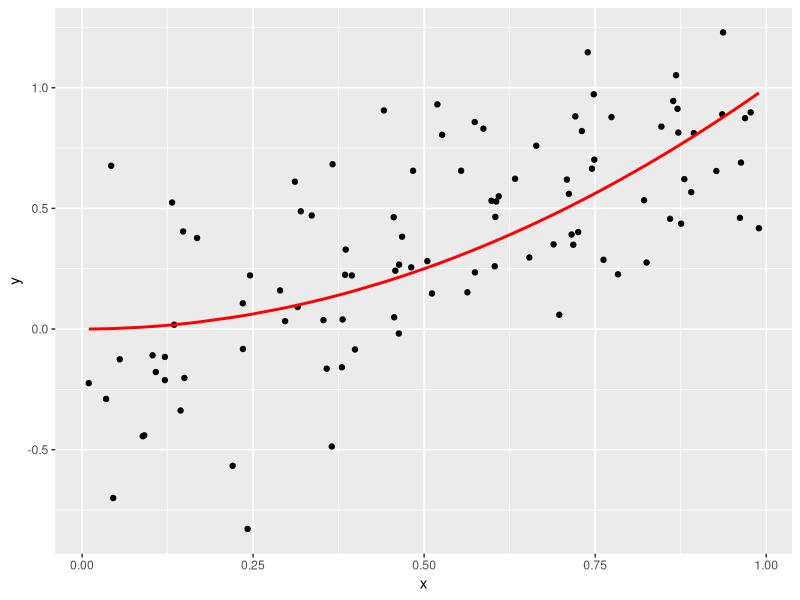
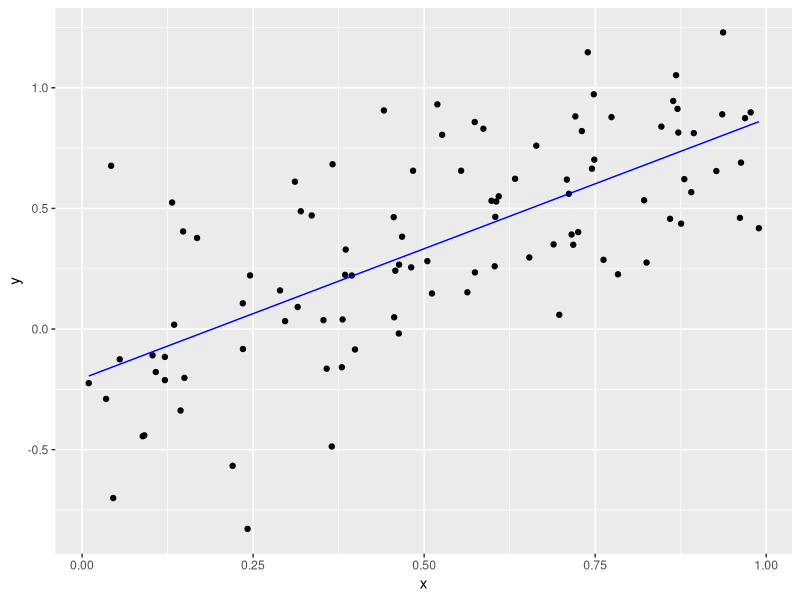

R code for these plots, in order: (Note: a time limit stopped this script after it produced the figures.)
# Setup -------------------------------------------------------------------
library(tidyverse)
library(broom)

# Let these be:
# -true function f(x) for a one-dimensional predictor x
# -the standard deviation of the true epsilon i.e. the noise
f <- function(x) {
  x^2
}
sigma <- 0.3

# This function generates a random sample. Random in terms of both
# -the predictor x
# -the amount of noise eps
generate_sample <- function(f, n_sim, sigma) {
  data_frame(
    x = runif(n = n_sim, min = 0, max = 1),
    f_x = f(x),
    eps = rnorm(n = n_sim, mean = 0, sd = sigma),
    y = f_x + eps
  )
}



# Generate Training Data via Sampling -------------------------------------
train_data <- generate_sample(f, n_sim = 100, sigma = sigma)

# The true model f(x) is in red. We observe points (x,y). Here we are pretending
# to know the exact break down of y into f(x) and eps
ggplot(train_data, aes(x=x)) +
  geom_point(aes(y=y)) +
  geom_line(aes(y=f_x), col="red", size=1)

# In a realistic situation, we only know x & y, not f(x) & eps. So we should
# remove them
train_data <- train_data %>%
  select(x, y)



# Generate Test Data, Fit Model, and Get Predictions -------------------

# 1. Generate test data via sampling. Recall in test data, we only have the
# predictors x:
test_data <- generate_sample(f, n_sim = 100, sigma = sigma) %>%
  select(x)

# 2. Fit Model: Simple linear regression
model <- lm(y ~ x, data = train_data)
train_data_augmented <- model %>%
  augment() %>%
  tbl_df()
# Plot fitted model to training data
ggplot(data=train_data_augmented, aes(x=x)) +
  geom_point(aes(y=y)) +
  geom_line(aes(y=.fitted), col="blue")

# 3. Get Predictions
# Note: we use augment(newdata=BLAH) here, since it works. This is equivalent
# to using the predict() function.
predictions <- model %>%
  augment(newdata=test_data) %>%
  tbl_df() %>%
  .[[".fitted"]]



# Main For Loop -------------------------------------------------
set.seed(76)
n_sim <- 10000

# Create new test data: a single point
x0 <- 0.95
test_data <- data_frame(x=x0)

# Save predictions here
predictions <- rep(0, n_sim)

for(i in 1:n_sim) {
  # FILL THIS IN:
  # generate new training data
  new_train <- generate_sample(f, n_sim = 100, sigma = sigma)
  # train model to new_train
  model_loop <- lm(y ~ x, data = new_train)
  train_data_augmented <- model_loop %>%
    augment() %>%
    tbl_df()
  #with the new model, fit the values to xO, then add that to predictions vector
  predictions[i] <- model_loop %>%
    augment(newdata=test_data) %>%
    tbl_df() %>%
    .[[".fitted"]]
  

  if(i %% 100 == 0){
    print(i)
  }
}

# Pull the Curtain! Reveal truth: i.e. show all components we really know, but
# pretended not to:
set.seed(76)
truth <- data_frame(
  x = rep(x0, n_sim),
  f_x = f(x),
  eps = rnorm(n = n_sim, mean = 0, sd = 0.3),
  y = f_x + eps
  )

# Add predictions
truth <- truth %>%
  mutate(y_hat=predictions)

# Compute MSE, (Avg Bias of f_hat)^2, Variance of f_hat, sigma^2:
# FILL THIS IN:
# MSE
mse <- truth %>%
  mutate(sq_error=(y-y_hat)^2) %>%
  summarise(mse=mean(sq_error)) %>%
  .[["mse"]]

avg_bias <- truth %>%
  mutate(bias=(y-y_hat)) %>%
  summarise(avg_bias=mean(bias)) %>%
  mutate(avg_bias=avg_bias^2) %>%
  .[["avg_bias"]]

var_fhat <- truth %>%
  summarise(var_fhat=var(y_hat)) %>%
  .[["var_fhat"]]

sigma_2 <- sigma^2
#or..?
sigma_sq <- truth %>%
  summarise(sigma_sq=var(y)) %>%
  .[["sigma_sq"]]

avg_bias + var_fhat + sigma_sq
mse
